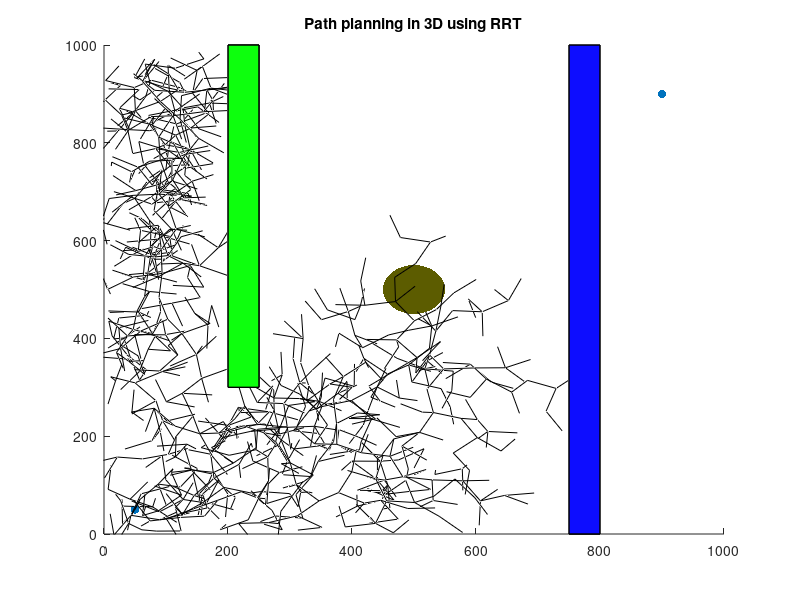

MATLAB code for this plot: (Note: this script raises an error after producing the figure.)
%% Path planning in 3D indoor environment using RRT
clear all;
clc;
%% DECLARATION OF THE WORKSPACE: Indoor Environment
%% Declare the obstacles:
%obstacle 1: Wall with a small slit defined using meshes
vertices1 = [750, 0, 0; 750, 0, 1000; 750, 1000, 1000; 750, 1000, 0;...
 800, 1000, 0; 800, 1000, 1000; 800, 0, 1000; 800, 0, 0;...
 750, 500, 400; 750, 500, 700; 750, 800, 700; 750, 800, 300;...
 800, 800, 300; 800, 800, 700; 800, 500, 700; 800, 500, 400];

faces1 = [1 2 7 8; 2 3 6 7; 3 4 5 6; 4 1 8 5; 1 9 10 2; 10 11 3 2; 11 12 4 3;...
 12 9 1 4; 8 16 15 7; 15 14 6 7; 14 13 5 6; 13 16 8 5; 9 10 15 16;...
 10 11 14 15; 11 12 13 14; 9 16 13 12;];

% obstacle 2 : Wall
vertices2 = [200, 300, 0; 250, 300, 0; 250, 1000, 0; 200, 1000, 0;...
 200, 300, 1000; 250, 300, 1000; 250, 1000, 1000; 200, 1000, 1000];
faces2 = [1 2 6 5; 2 3 7 6; 3 4 8 7; 4 1 5 8; 1 2 3 4; 5 6 7 8];
% obstacle 3: pillar in the room
cylinder = [500 500 0 500 500 800 50];
%% Declare the Start and Goal points using the structure:
Startpt.coord = [50,50,50];
Startpt.parent = 0;
Startpt.cost = 0;
Goalpt.coord = [900,900,900];
Goalpt.parent = 0;
Goalpt.cost = 0;
%% Display the workspace:
figure(1)
axis([0 1000 0 1000 0 1000])
hold on;
title('Path planning in 3D using RRT')
hold on;
scatter3([Startpt.coord(1) Goalpt.coord(1)],[Startpt.coord(2) Goalpt.coord(2)],...
 [Startpt.coord(3) Goalpt.coord(3)],'filled', 'b'); hold on;
drawMesh(vertices1, faces1,'b'); hold on; light;
drawMesh(vertices2, faces2,'g'); hold on; light;
drawCylinder(cylinder, 'FaceColor','y'); light;
hold on
%% Rapidly exploring Random Tree (RRT) with single seed at start point:
% Parameters used in RRT:
% Maximum no. of nodes and step size between parent & child node of tree
Max_nodes = 1000;
step = 50;
% Nodes: array which stores all the nodes in the tree
Nodes(1) = Startpt;
count = 1;
while count < Max_nodes
 % Generate random point in the workspace
 RandNode = [floor(rand(1)*1000) floor(rand(1)*1000) floor(rand(1)*1000)];
 D = 2*1000; %D is initialised to maximum distance
 CloseNode = Startpt; %Closest node is initialised as Start point

 %% Find the closest node to the random node
 for j = 1:length(Nodes)
 dist2j = norm(Nodes(j).coord-RandNode);
 if dist2j < D
 D = dist2j;
 CloseNode = Nodes(j);
 k = j;
 end
 end
 % New node is generated in the same direction as that of random node
 % with the distance between closest and new node = step size
 NewNode = CloseNode.coord + step*(RandNode-CloseNode.coord)/D;

 %% Check the intersection of the obstacles with the line between closest
 %% node and the new node
 line=[CloseNode.coord NewNode];
 points1 = intersectLineMesh3d(line, vertices1, faces1);
 points2 =intersectLineMesh3d(line, vertices2, faces2);
 points3 = intersectLineCylinder(line, cylinder);
 if ~isempty(points1) || ~isempty(points2) || ~isempty(points3)
 continue
 end
 % draw the line between the new node and the closest node
 plot3([NewNode(1) CloseNode.coord(1)], [NewNode(2) CloseNode.coord(2)],...
 [NewNode(3) CloseNode.coord(3)],'Color','k');
 drawnow
 hold on

 %% New point is added to the Nodes array
 Newpt.coord = NewNode;
 Newpt.parent = k;
 Newpt.cost = Nodes(k).cost + D;
 Nodes = [Nodes Newpt];
 count = count + 1;
end
%% Find the distance of the closest node to the goal point
D = 3000;
for j = 1:length(Nodes)
 dist2j = dist(Nodes(j).coord, Goalpt.coord');
 if dist2j < D
 D = dist2j;
 k = j;
 end
end
Goalpt.parent = k;
Nodes = [Nodes Goalpt];
p = length(Nodes);
%% Trace back the path generated from the goal point to start point
while Nodes(p).parent>0
 plot3([Nodes(p).coord(1), Nodes(Nodes(p).parent).coord(1)],...
 [Nodes(p).coord(2), Nodes(Nodes(p).parent).coord(2)],...
 [Nodes(p).coord(3), Nodes(Nodes(p).parent).coord(3)],'Color' ,'r','LineWidth', 2)
 drawnow;
 hold on
 p = Nodes(p).parent;
end
